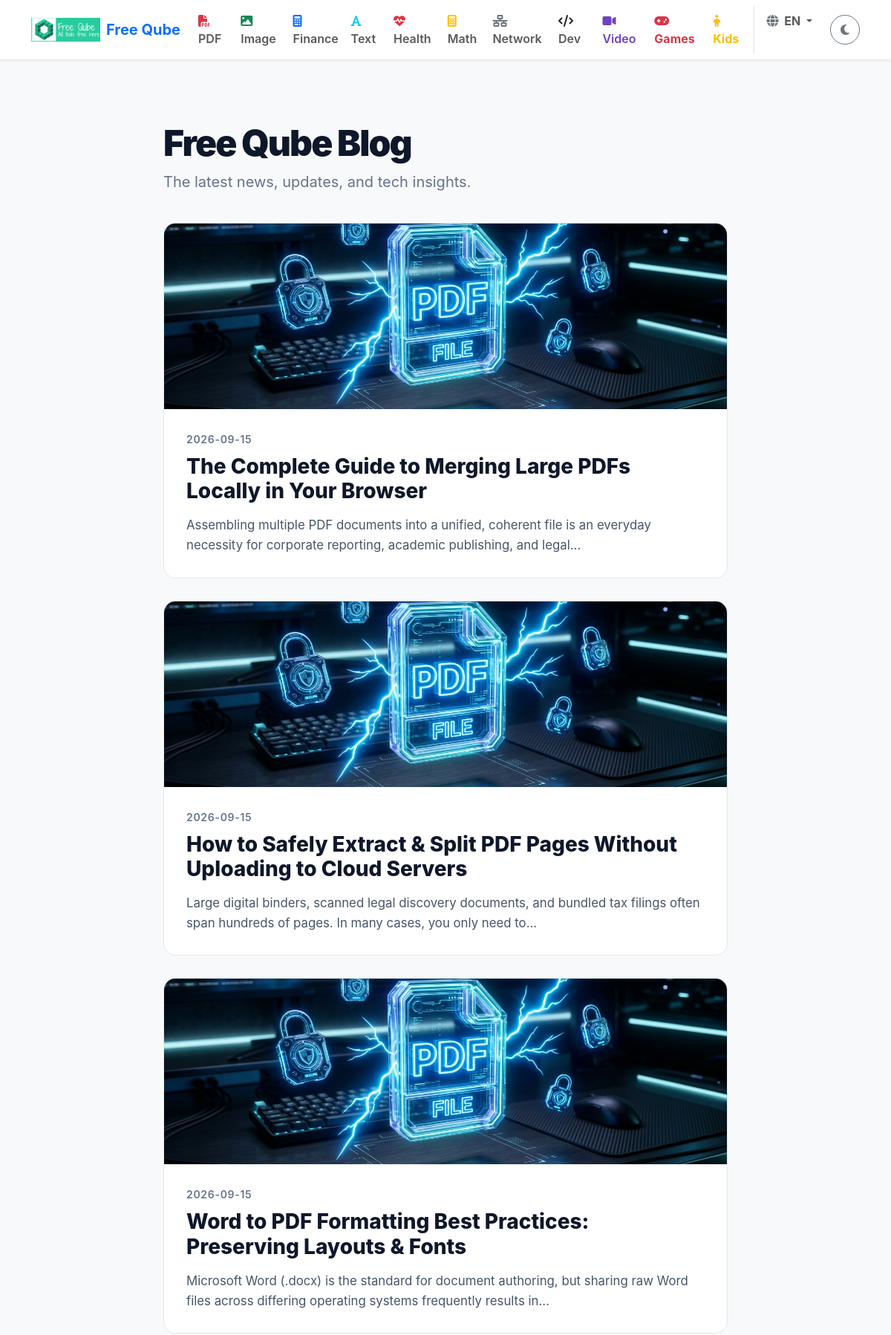
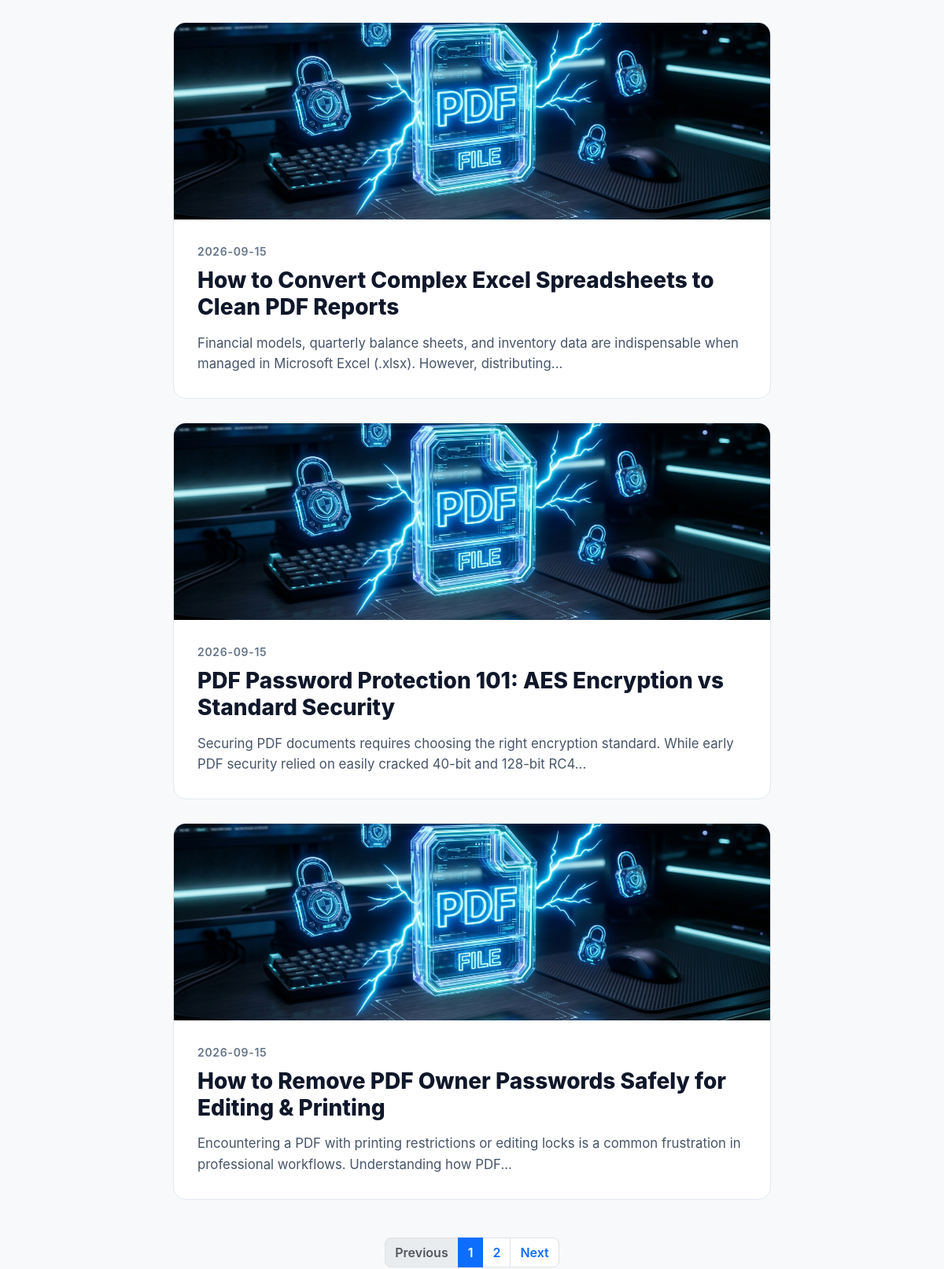
Screenshot of /blog/ (upper part) with the database file from the repository (2 pictures, top to bottom).
### tables this page shows
CREATE TABLE blogs (
            id INTEGER PRIMARY KEY AUTOINCREMENT,
            title TEXT NOT NULL,
            slug TEXT UNIQUE NOT NULL,
            content TEXT NOT NULL,
            image_path TEXT,
            created_at TIMESTAMP DEFAULT CURRENT_TIMESTAMP
        , comments_enabled INTEGER DEFAULT 1, is_hidden INTEGER DEFAULT 0);

### routes/blogs.py (the view)
@blogs_bp.route('/', methods=['GET'])
def index():
    page = request.args.get('page', 1, type=int)
    per_page = 6
    offset = (page - 1) * per_page
    conn = get_db_connection()
    c = conn.cursor()
    c.execute("SELECT COUNT(*) as count FROM blogs WHERE is_hidden = 0")
    total_blogs = c.fetchone()['count']
    total_pages = (total_blogs + per_page - 1) // per_page
    c.execute("SELECT * FROM blogs WHERE is_hidden = 0 ORDER BY created_at DESC LIMIT ? OFFSET ?", (per_page, offset))
    blogs = c.fetchall()
    conn.close()
    return render_template('blog_hub.html', blogs=blogs, page=page, total_pages=total_pages)

### app.py (called while the page is built)
@app.before_request
def set_language():
    lang = request.args.get('lang')
    if lang in SUPPORTED_LANGUAGES:
        g.lang = lang
    else:
        g.lang = request.cookies.get('lang', 'en')
        if g.lang not in SUPPORTED_LANGUAGES:
            g.lang = 'en'

@app.context_processor
def inject_translations():
    def t(key):
        if key in TRANSLATIONS and g.lang in TRANSLATIONS[key]:
            return TRANSLATIONS[key][g.lang]
        if key in TRANSLATIONS and 'en' in TRANSLATIONS[key]:
            return TRANSLATIONS[key]['en']
        return key
    return dict(t=t, current_lang=g.lang, supported_langs=SUPPORTED_LANGUAGES)
    return dict(t=t, current_lang=g.lang, supported_langs=SUPPORTED_LANGUAGES, year=2026)

@app.context_processor
def inject_features():
    try:
        conn = sqlite3.connect('blogs.db')
        conn.row_factory = sqlite3.Row
        c = conn.cursor()
        c.execute("SELECT key, value FROM settings WHERE key LIKE 'feature_%'")
        rows = c.fetchall()
        conn.close()
        features = defaultdict(lambda: True)
        for r in rows:
            features[r['key']] = (r['value'] == '1')
        return dict(features=features)
    except:
        return dict(features=defaultdict(lambda: True))

### routes/blogs.py (called while the page is built)
def get_db_connection():
    conn = sqlite3.connect('blogs.db')
    conn.row_factory = sqlite3.Row
    return conn

### templates/blog_hub.html (shortened to what this page needs)
{% extends "base.html" %}
{% block content %}
<div class="blog-hub">
    <h1 class="page-title">Free Qube Blog</h1>
    <p class="page-subtitle">The latest news, updates, and tech insights.</p>
    {% for blog in blogs %}
    <a href="/blog/{{ blog.slug }}" class="blog-card">
        {% if blog.image_path %}
        <img src="{{ blog.image_path }}" class="blog-image" alt="{{ blog.title }}">
        {% endif %}
        <div class="blog-content">
            <div class="blog-date">{{ blog.created_at.split(' ')[0] if blog.created_at else '' }}</div>
            <h2 class="blog-title">{{ blog.title }}</h2>
            <div class="blog-excerpt">{{ blog.content | striptags | truncate(150) }}</div>
        </div>
    </a>
    {% else %}
    <div class="text-center" style="padding: 60px 0; color: #64748b;">
        <h4>No blogs published yet.</h4>
        <p>Check back later for updates!</p>
    </div>
    {% endfor %}
    {% if total_pages and total_pages > 1 %}
    <nav aria-label="Blog pagination" class="mt-5">
        <ul class="pagination justify-content-center">
            <li class="page-item {% if page == 1 %}disabled{% endif %}">
                <a class="page-link" href="{{ url_for('blogs.index', page=page-1) }}" tabindex="-1" style="border-radius: 8px 0 0 8px; font-weight: 600;">Previous</a>
            </li>
            {% for p in range(1, total_pages + 1) %}
            <li class="page-item {% if p == page %}active{% endif %}">
                <a class="page-link" href="{{ url_for('blogs.index', page=p) }}" style="font-weight: 600;">{{ p }}</a>
            </li>
            {% endfor %}
            <li class="page-item {% if page == total_pages %}disabled{% endif %}">
                <a class="page-link" href="{{ url_for('blogs.index', page=page+1) }}" style="border-radius: 0 8px 8px 0; font-weight: 600;">Next</a>
            </li>
        </ul>
    </nav>
    {% endif %}
</div>
{% endblock %}

### templates/base.html (shortened to what this page needs)
<!DOCTYPE html>
<html lang="{{ current_lang }}">
<head>
    <link href="https://cdn.jsdelivr.net/npm/bootstrap@5.3.0/dist/css/bootstrap.min.css" rel="stylesheet" />
    <link rel="stylesheet" href="https://cdnjs.cloudflare.com/ajax/libs/font-awesome/6.5.0/css/all.min.css" />
    <link rel="stylesheet" href="{{ url_for('static', filename='style.css') }}" />
</head>
<body class="bg-light d-flex flex-column min-vh-100">
    <nav class="navbar navbar-expand-lg navbar-light bg-white shadow-sm py-2">
        <div class="container">
            <a class="navbar-brand d-flex align-items-center" href="/">
                <img src="{{ url_for('static', filename='logo2.png') }}" alt="Free Qube Logo" height="32" class="me-2">
                <span class="fw-bold fs-5 text-primary">Free Qube</span>
            </a>
            <div class="collapse navbar-collapse" id="navbarNav">
                <ul class="navbar-nav ms-auto fs-6">
                    {% if features['feature_nav_pdf'] %}
<li class="nav-item"><a class="nav-link fw-semibold px-2" href="{{ url_for('pdf.pdf_hub') }}"><i class="fas fa-file-pdf text-danger me-1"></i> {{ t('nav_pdf') }}</a></li>
{% endif %}
                    {% if features['feature_nav_image'] %}
<li class="nav-item"><a class="nav-link fw-semibold px-2" href="{{ url_for('image.image_hub') }}"><i class="fas fa-image text-success me-1"></i> {{ t('nav_image') }}</a></li>
{% endif %}
                    {% if features['feature_nav_finance'] %}
<li class="nav-item"><a class="nav-link fw-semibold px-2" href="{{ url_for('finance.finance_hub') }}"><i class="fas fa-calculator text-primary me-1"></i> {{ t('nav_finance') }}</a></li>
{% endif %}
                    {% if features['feature_nav_text'] %}
<li class="nav-item"><a class="nav-link fw-semibold px-2" href="{{ url_for('text.text_hub') }}"><i class="fas fa-font text-info me-1"></i> {{ t('nav_text') }}</a></li>
{% endif %}
                    {% if features['feature_nav_health'] %}
<li class="nav-item"><a class="nav-link fw-semibold px-2" href="{{ url_for('health.health_hub') }}"><i class="fas fa-heartbeat text-danger me-1"></i> {{ t('nav_health') }}</a></li>
{% endif %}
                    {% if features['feature_nav_math'] %}
<li class="nav-item"><a class="nav-link fw-semibold px-2" href="{{ url_for('math.math_hub') }}"><i class="fas fa-calculator text-warning me-1"></i> {{ t('nav_math') }}</a></li>
{% endif %}
                    {% if features['feature_nav_network'] %}
<li class="nav-item"><a class="nav-link fw-semibold px-2" href="{{ url_for('network.network_hub') }}"><i class="fas fa-network-wired text-secondary me-1"></i> {{ t('nav_network') }}</a></li>
{% endif %}
                    {% if features['feature_nav_dev'] %}
<li class="nav-item"><a class="nav-link fw-semibold px-2" href="{{ url_for('code.code_hub') }}"><i class="fas fa-code text-dark me-1"></i> {{ t('nav_dev') }}</a></li>
{% endif %}
                    {% if features['feature_nav_video'] %}
<li class="nav-item"><a class="nav-link fw-semibold px-2" style="color: #6f42c1;" href="{{ url_for('video.video_hub') }}"><i class="fas fa-video me-1"></i> Video</a></li>
{% endif %}
                    {% if features['feature_nav_games'] %}
<li class="nav-item"><a class="nav-link fw-bold px-2 text-danger" href="{{ url_for('games.games_hub') }}"><i class="fas fa-gamepad text-danger me-1"></i> {{ t('nav_games') }}</a></li>
{% endif %}
                    {% if features['feature_nav_kids'] %}
<li class="nav-item"><a class="nav-link fw-bold px-2" style="color: #ffbc00;" href="{{ url_for('kids.kids_hub') }}"><i class="fas fa-child me-1"></i> Kids</a></li>
{% endif %}
                    <li class="nav-item dropdown ms-2 border-start ps-2">
                        <a class="nav-link dropdown-toggle fw-bold" href="#" id="langDropdown" role="button" data-bs-toggle="dropdown" aria-expanded="false">
                            <i class="fas fa-globe text-secondary me-1"></i> {{ current_lang | upper }}
                        </a>
                    </li>
                </ul>
                <div class="d-flex align-items-center ms-lg-3 mt-3 mt-lg-0">
                    <button id="darkModeToggle" class="btn btn-outline-secondary rounded-circle" style="width:40px; height:40px;" aria-label="Toggle Dark Mode">
                        <i class="fas fa-moon"></i>
                    </button>
                </div>
            </div>
        </div>
    </nav>
    <main class="container my-4 flex-grow-1">
        {% block content %}{% endblock %}
    </main>
</body>
</html>

### static/style.css (style rules this page uses)
body { font-family: 'Inter', 'Segoe UI', Tahoma, Geneva, Verdana, sans-serif; display: flex; flex-direction: column; min-height: 100vh; }

### templates/blog_hub.html (style rules this page uses)
.blog-hub { max-width: 800px; margin: 60px auto; padding: 0 20px; }
.page-title { font-size: 3rem; font-weight: 900; letter-spacing: -0.04em; color: #0f172a; margin-bottom: 8px; }
.page-subtitle { font-size: 1.25rem; color: #64748b; margin-bottom: 40px; }
.blog-card { background: white; border-radius: 16px; border: 1px solid #e2e8f0; overflow: hidden; margin-bottom: 30px; transition: transform 0.2s, box-shadow 0.2s; display: block; text-decoration: none; color: inherit; }
.blog-image { width: 100%; height: 250px; object-fit: cover; }
.blog-content { padding: 30px; }
.blog-date { font-size: 0.875rem; color: #64748b; font-weight: 600; text-transform: uppercase; letter-spacing: 0.05em; margin-bottom: 10px; }
.blog-title { font-size: 1.75rem; font-weight: 800; color: #0f172a; margin-bottom: 15px; }
.blog-excerpt { font-size: 1.05rem; color: #475569; line-height: 1.6; }

### rows the page displays
blogs: image_path (picture), created_at "2026-09-15", title "The Complete Guide to Merging Large PDFs Locally in Your Browser", content "Assembling multiple PDF documents into a unified, coherent file is an everyday necessity for corporate reporting, academic publishing, and legal..."
blogs: image_path (picture), created_at "2026-09-15", title "How to Safely Extract & Split PDF Pages Without Uploading to Cloud Servers", content "Large digital binders, scanned legal discovery documents, and bundled tax filings often span hundreds of pages. In many cases, you only need to..."
blogs: image_path (picture), created_at "2026-09-15", title "Word to PDF Formatting Best Practices: Preserving Layouts & Fonts", content "Microsoft Word (.docx) is the standard for document authoring, but sharing raw Word files across differing operating systems frequently results in..."
blogs: image_path (picture), created_at "2026-09-15", title "How to Convert Complex Excel Spreadsheets to Clean PDF Reports", content "Financial models, quarterly balance sheets, and inventory data are indispensable when managed in Microsoft Excel (.xlsx). However, distributing..."
blogs: image_path (picture), created_at "2026-09-15", title "PDF Password Protection 101: AES Encryption vs Standard Security", content "Securing PDF documents requires choosing the right encryption standard. While early PDF security relied on easily cracked 40-bit and 128-bit RC4..."
blogs: image_path (picture), created_at "2026-09-15", title "How to Remove PDF Owner Passwords Safely for Editing & Printing", content "Encountering a PDF with printing restrictions or editing locks is a common frustration in professional workflows. Understanding how PDF..."

### other values shown
{{ t('nav_pdf') }} "PDF"
{{ t('nav_image') }} "Image"
{{ t('nav_finance') }} "Finance"
{{ t('nav_text') }} "Text"
{{ t('nav_health') }} "Health"
{{ t('nav_math') }} "Math"
{{ t('nav_network') }} "Network"
{{ t('nav_dev') }} "Dev"
{{ t('nav_games') }} "Games"
{{ current_lang | upper }} "EN"
{{ p }} "1" "2"
